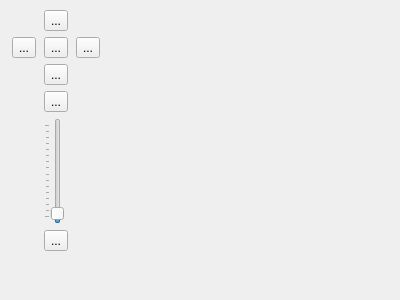
<ui version="4.0" >
 <class>marbleControl</class>
 <widget class="QWidget" name="marbleControl" >
  <property name="geometry" >
   <rect>
    <x>0</x>
    <y>0</y>
    <width>400</width>
    <height>300</height>
   </rect>
  </property>
  <property name="windowTitle" >
   <string>Form</string>
  </property>
  <widget class="QWidget" name="layoutWidget" >
   <property name="geometry" >
    <rect>
     <x>10</x>
     <y>10</y>
     <width>92</width>
     <height>241</height>
    </rect>
   </property>
   <layout class="QGridLayout" >
    <property name="leftMargin" >
     <number>0</number>
    </property>
    <property name="topMargin" >
     <number>0</number>
    </property>
    <property name="rightMargin" >
     <number>0</number>
    </property>
    <property name="bottomMargin" >
     <number>0</number>
    </property>
    <property name="horizontalSpacing" >
     <number>6</number>
    </property>
    <property name="verticalSpacing" >
     <number>6</number>
    </property>
    <item row="0" column="1" >
     <widget class="QToolButton" name="moveUpButton" >
      <property name="toolTip" >
       <string>Up</string>
      </property>
      <property name="whatsThis" >
       <string>Tilts the earth's axis towards the user.</string>
      </property>
      <property name="text" >
       <string>...</string>
      </property>
      <property name="icon" >
       <iconset resource="marble.qrc" >:/icons/arrow-up.png</iconset>
      </property>
     </widget>
    </item>
    <item row="1" column="0" >
     <widget class="QToolButton" name="moveLeftButton" >
      <property name="toolTip" >
       <string>Left</string>
      </property>
      <property name="whatsThis" >
       <string>Rotates the earth counterclockwise around its axis.</string>
      </property>
      <property name="text" >
       <string>...</string>
      </property>
      <property name="icon" >
       <iconset resource="marble.qrc" >:/icons/arrow-left.png</iconset>
      </property>
      <property name="shortcut" >
       <string>Left</string>
      </property>
     </widget>
    </item>
    <item row="1" column="1" >
     <widget class="QToolButton" name="goHomeButton" >
      <property name="toolTip" >
       <string>Reset View</string>
      </property>
      <property name="whatsThis" >
       <string>Click this button to restore the original zoom level and view angle.</string>
      </property>
      <property name="text" >
       <string>...</string>
      </property>
      <property name="icon" >
       <iconset resource="marble.qrc" >:/icons/go-home.png</iconset>
      </property>
      <property name="shortcut" >
       <string>Home</string>
      </property>
     </widget>
    </item>
    <item row="1" column="2" >
     <widget class="QToolButton" name="moveRightButton" >
      <property name="toolTip" >
       <string>Right</string>
      </property>
      <property name="whatsThis" >
       <string>Rotates the earth clockwise around its axis.</string>
      </property>
      <property name="text" >
       <string>...</string>
      </property>
      <property name="icon" >
       <iconset resource="marble.qrc" >:/icons/arrow-right.png</iconset>
      </property>
      <property name="shortcut" >
       <string>Right</string>
      </property>
     </widget>
    </item>
    <item row="2" column="1" >
     <widget class="QToolButton" name="moveDownButton" >
      <property name="toolTip" >
       <string>Down</string>
      </property>
      <property name="whatsThis" >
       <string>Tilts the earth's axis away from the user.</string>
      </property>
      <property name="text" >
       <string>...</string>
      </property>
      <property name="icon" >
       <iconset resource="marble.qrc" >:/icons/arrow-down.png</iconset>
      </property>
     </widget>
    </item>
    <item row="3" column="1" >
     <widget class="QToolButton" name="zoomInButton" >
      <property name="toolTip" >
       <string>Zoom In</string>
      </property>
      <property name="whatsThis" >
       <string>Zoom in by pressing this button to see more details.</string>
      </property>
      <property name="text" >
       <string>...</string>
      </property>
      <property name="icon" >
       <iconset resource="marble.qrc" >:/icons/zoom-in.png</iconset>
      </property>
      <property name="shortcut" >
       <string>+</string>
      </property>
     </widget>
    </item>
    <item row="4" column="1" >
     <widget class="QSlider" name="zoomSlider" >
      <property name="sizePolicy" >
       <sizepolicy vsizetype="MinimumExpanding" hsizetype="Fixed" >
        <horstretch>0</horstretch>
        <verstretch>0</verstretch>
       </sizepolicy>
      </property>
      <property name="toolTip" >
       <string>Zoom Slider</string>
      </property>
      <property name="whatsThis" >
       <string>Use this slider to adjust the zoom level of the map.</string>
      </property>
      <property name="minimum" >
       <number>1000</number>
      </property>
      <property name="maximum" >
       <number>2500</number>
      </property>
      <property name="value" >
       <number>1050</number>
      </property>
      <property name="sliderPosition" >
       <number>1050</number>
      </property>
      <property name="orientation" >
       <enum>Qt::Vertical</enum>
      </property>
      <property name="tickPosition" >
       <enum>QSlider::TicksAbove</enum>
      </property>
      <property name="tickInterval" >
       <number>100</number>
      </property>
     </widget>
    </item>
    <item row="5" column="1" >
     <widget class="QToolButton" name="zoomOutButton" >
      <property name="toolTip" >
       <string>Zoom Out</string>
      </property>
      <property name="whatsThis" >
       <string>Zoom out by pressing this button to see less details.</string>
      </property>
      <property name="text" >
       <string>...</string>
      </property>
      <property name="icon" >
       <iconset resource="marble.qrc" >:/icons/zoom-out.png</iconset>
      </property>
      <property name="shortcut" >
       <string>-</string>
      </property>
     </widget>
    </item>
   </layout>
   <widget class="QFrame" name="m_pSpacerFrame" >
    <property name="geometry" >
     <rect>
      <x>33</x>
      <y>471</y>
      <width>16</width>
      <height>16</height>
     </rect>
    </property>
    <property name="sizePolicy" >
     <sizepolicy vsizetype="Fixed" hsizetype="Fixed" >
      <horstretch>0</horstretch>
      <verstretch>0</verstretch>
     </sizepolicy>
    </property>
    <property name="minimumSize" >
     <size>
      <width>16</width>
      <height>0</height>
     </size>
    </property>
    <property name="frameShape" >
     <enum>QFrame::NoFrame</enum>
    </property>
    <property name="frameShadow" >
     <enum>QFrame::Plain</enum>
    </property>
   </widget>
  </widget>
 </widget>
 <resources/>
 <connections/>
</ui>
